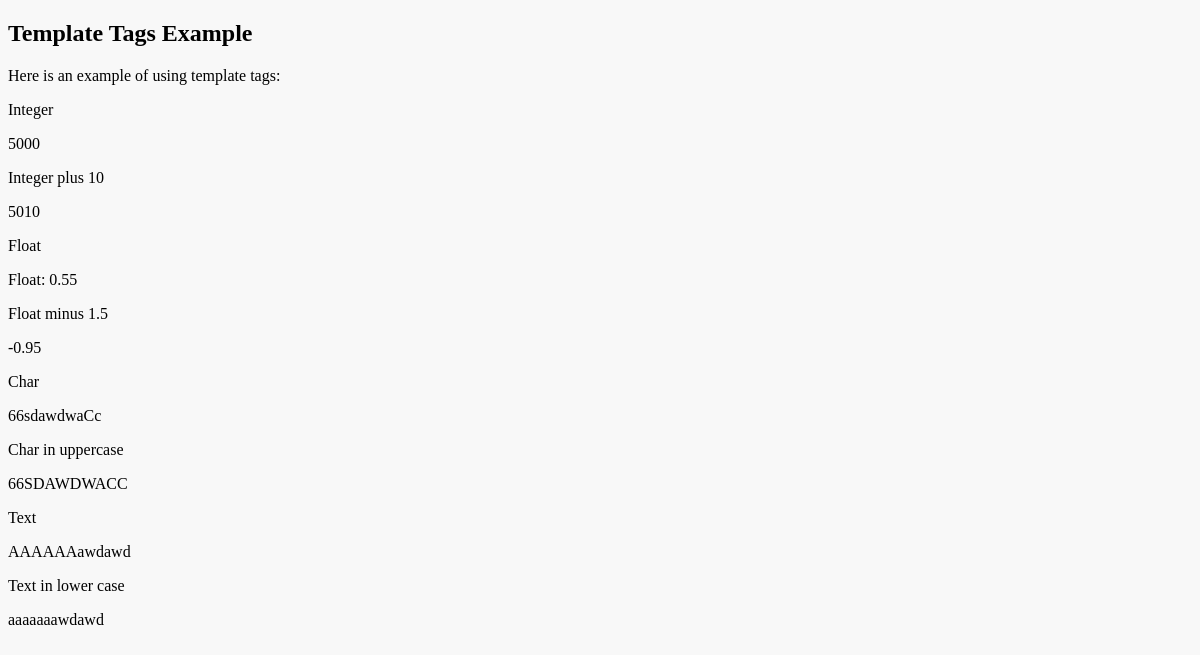
Page /template_tags on the earlier database version.
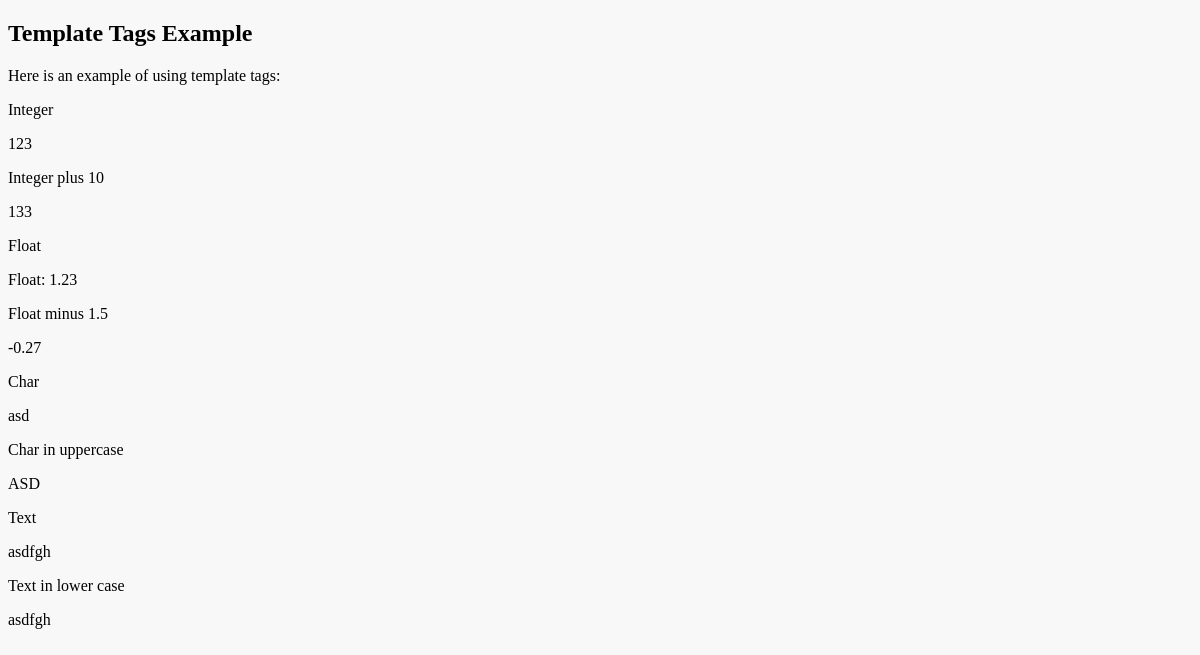
Same page on the later database version.
### rest/models.py (models this page shows, shortened)
class Table1(models.Model):
    foreign_key = models.ForeignKey(Table2, on_delete=models.CASCADE, related_name='table1_foreign', null=True, blank=True)
    one_to_one = models.OneToOneField(Table2, on_delete=models.CASCADE, related_name='table1_one', null=True, blank=True)
    many_to_many = models.ManyToManyField(Table3, related_name='table1_many', blank=True)
    integer_field = models.IntegerField(null=True, blank=True)      # Integer value (optional)
    float_field = models.FloatField(null=True, blank=True)          # Floating point number
    char_field = models.CharField(max_length=15)                    # Short text with max length
    text_field= models.TextField(blank=True)                        # Long text (optional)
    boolean_field = models.BooleanField(default=False)              # True or False
    date_field = models.DateField(null=True, blank=True)           # Date only
    time_field = models.TimeField(null=True, blank=True)           # Time only
    datetime_field = models.DateTimeField(null=True, blank=True)   # Full date and time
    image_field = models.ImageField(upload_to='images/', null=True, blank=True)  # For image files
    file_field = models.FileField(upload_to='files/', null=True, blank=True)     # For general files

### rest/views.py (the view)
# urls.py: path('template_tags', views.template_tags, name='template_tags'),
def template_tags(request):
    data = Table1.objects.first()
    return render(request, 'template_tags.html', {'data': data})

### json_app/context_processors.py (called while the page is built)
def dark_mode_context(request):
    return {'dark_mode': request.session.get('dark_mode', False)}

### rest/templatetags/tags_example.py (called while the page is built)
@register.filter
def plus(value, arg):
    return value + arg

@register.filter
def minus(value, arg):
    return value - arg

@register.filter
def lower(value):
    return value.lower()

@register.filter
def upper(value):
    return value.upper()

### rest/templates/template_tags.html
{% extends "base.html" %}
{% load tags_example %}
{% block body %}
<h2>Template Tags Example</h2>
<p>Here is an example of using template tags:</p>
Integer
<p>{{ data.integer_field }}</p>
Integer plus 10
<p>{{ data.integer_field|plus:10 }}</p>
Float
<p>Float: {{ data.float_field }}</p>
Float minus 1.5
<p>{{ data.float_field|minus:1.5 }}</p>
<p>Char</p>
<p>{{ data.char_field }}</p>
<p>Char in uppercase</p>
<p>{{ data.char_field|upper }}</p>
<p>Text</p>
<p>{{ data.text_field }}</p>
<p>Text in lower case</p>
<p>{{ data.text_field|lower }}</p>
{% endblock %}

Differences in the rows shown:
removed Table1: integer_field "5000", integer_field|plus "5010", float_field "0.55", float_field|minus "-0.95", char_field "66sdawdwaCc", char_field "66SDAWDWACC", text_field "AAAAAAawdawd", text_field "aaaaaaawdawd"
now on this page (row unchanged): Table1: integer_field "123", integer_field|plus "133", float_field "1.23", float_field|minus "-0.27", char_field "asd", char_field "ASD", text_field "asdfgh"
